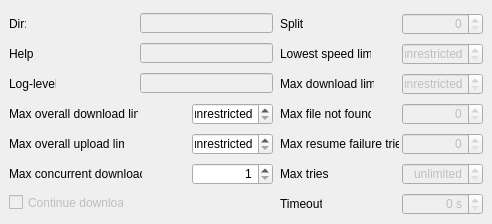
     <widget class="QWidget" name="tab">
      <attribute name="title">
       <string>Basic</string>
      </attribute>
      <widget class="QLabel" name="label_2">
       <property name="geometry">
        <rect>
         <x>9</x>
         <y>43</y>
         <width>25</width>
         <height>22</height>
        </rect>
       </property>
       <property name="text">
        <string>Help:</string>
       </property>
       <property name="buddy">
        <cstring>lineEdit_Help</cstring>
       </property>
      </widget>
      <widget class="QLineEdit" name="lineEdit_Help">
       <property name="enabled">
        <bool>false</bool>
       </property>
       <property name="geometry">
        <rect>
         <x>140</x>
         <y>43</y>
         <width>133</width>
         <height>20</height>
        </rect>
       </property>
      </widget>
      <widget class="QLabel" name="label_8">
       <property name="geometry">
        <rect>
         <x>280</x>
         <y>43</y>
         <width>91</width>
         <height>22</height>
        </rect>
       </property>
       <property name="text">
        <string>Lowest speed limit:</string>
       </property>
       <property name="buddy">
        <cstring>spinBox_LowestSpeedLimit</cstring>
       </property>
      </widget>
      <widget class="QSpinBox" name="spinBox_LowestSpeedLimit">
       <property name="enabled">
        <bool>false</bool>
       </property>
       <property name="geometry">
        <rect>
         <x>402</x>
         <y>43</y>
         <width>81</width>
         <height>22</height>
        </rect>
       </property>
       <property name="alignment">
        <set>Qt::AlignRight|Qt::AlignTrailing|Qt::AlignVCenter</set>
       </property>
       <property name="specialValueText">
        <string>unrestricted</string>
       </property>
       <property name="suffix">
        <string> KiB/s</string>
       </property>
      </widget>
      <widget class="QLabel" name="label_3">
       <property name="geometry">
        <rect>
         <x>9</x>
         <y>73</y>
         <width>47</width>
         <height>22</height>
        </rect>
       </property>
       <property name="text">
        <string>Log-level:</string>
       </property>
       <property name="buddy">
        <cstring>lineEdit_LogLevel</cstring>
       </property>
      </widget>
      <widget class="QLineEdit" name="lineEdit_LogLevel">
       <property name="enabled">
        <bool>false</bool>
       </property>
       <property name="geometry">
        <rect>
         <x>140</x>
         <y>73</y>
         <width>133</width>
         <height>20</height>
        </rect>
       </property>
      </widget>
      <widget class="QLabel" name="label_9">
       <property name="geometry">
        <rect>
         <x>280</x>
         <y>73</y>
         <width>94</width>
         <height>22</height>
        </rect>
       </property>
       <property name="text">
        <string>Max download limit:</string>
       </property>
       <property name="buddy">
        <cstring>spinBox_MaxDownloadLimit</cstring>
       </property>
      </widget>
      <widget class="QSpinBox" name="spinBox_MaxDownloadLimit">
       <property name="enabled">
        <bool>false</bool>
       </property>
       <property name="geometry">
        <rect>
         <x>402</x>
         <y>73</y>
         <width>81</width>
         <height>22</height>
        </rect>
       </property>
       <property name="alignment">
        <set>Qt::AlignRight|Qt::AlignTrailing|Qt::AlignVCenter</set>
       </property>
       <property name="specialValueText">
        <string>unrestricted</string>
       </property>
       <property name="suffix">
        <string> KiB/s</string>
       </property>
      </widget>
      <widget class="QLabel" name="label_4">
       <property name="geometry">
        <rect>
         <x>9</x>
         <y>103</y>
         <width>129</width>
         <height>22</height>
        </rect>
       </property>
       <property name="text">
        <string>Max overall download limit:</string>
       </property>
       <property name="buddy">
        <cstring>spinBox_MaxOverallDownloadLimit</cstring>
       </property>
      </widget>
      <widget class="QSpinBox" name="spinBox_MaxOverallDownloadLimit">
       <property name="geometry">
        <rect>
         <x>192</x>
         <y>103</y>
         <width>81</width>
         <height>22</height>
        </rect>
       </property>
       <property name="alignment">
        <set>Qt::AlignRight|Qt::AlignTrailing|Qt::AlignVCenter</set>
       </property>
       <property name="specialValueText">
        <string>unrestricted</string>
       </property>
       <property name="suffix">
        <string> KiB/s</string>
       </property>
       <property name="maximum">
        <number>65535</number>
       </property>
      </widget>
      <widget class="QLabel" name="label_10">
       <property name="geometry">
        <rect>
         <x>280</x>
         <y>103</y>
         <width>91</width>
         <height>22</height>
        </rect>
       </property>
       <property name="text">
        <string>Max file not found:</string>
       </property>
       <property name="buddy">
        <cstring>spinBox_MaxFileNotFound</cstring>
       </property>
      </widget>
      <widget class="QSpinBox" name="spinBox_MaxFileNotFound">
       <property name="enabled">
        <bool>false</bool>
       </property>
       <property name="geometry">
        <rect>
         <x>402</x>
         <y>103</y>
         <width>81</width>
         <height>22</height>
        </rect>
       </property>
       <property name="alignment">
        <set>Qt::AlignRight|Qt::AlignTrailing|Qt::AlignVCenter</set>
       </property>
      </widget>
      <widget class="QLabel" name="label_5">
       <property name="geometry">
        <rect>
         <x>9</x>
         <y>133</y>
         <width>115</width>
         <height>22</height>
        </rect>
       </property>
       <property name="text">
        <string>Max overall upload limit:</string>
       </property>
       <property name="buddy">
        <cstring>spinBox_MaxOverallUploadLimit</cstring>
       </property>
      </widget>
      <widget class="QSpinBox" name="spinBox_MaxOverallUploadLimit">
       <property name="geometry">
        <rect>
         <x>192</x>
         <y>133</y>
         <width>81</width>
         <height>22</height>
        </rect>
       </property>
       <property name="alignment">
        <set>Qt::AlignRight|Qt::AlignTrailing|Qt::AlignVCenter</set>
       </property>
       <property name="specialValueText">
        <string>unrestricted</string>
       </property>
       <property name="suffix">
        <string> KiB/s</string>
       </property>
       <property name="maximum">
        <number>65535</number>
       </property>
      </widget>
      <widget class="QLabel" name="label_11">
       <property name="geometry">
        <rect>
         <x>280</x>
         <y>133</y>
         <width>119</width>
         <height>22</height>
        </rect>
       </property>
       <property name="text">
        <string>Max resume failure tries:</string>
       </property>
       <property name="buddy">
        <cstring>spinBox_MaxResumeFailureTries</cstring>
       </property>
      </widget>
      <widget class="QSpinBox" name="spinBox_MaxResumeFailureTries">
       <property name="enabled">
        <bool>false</bool>
       </property>
       <property name="geometry">
        <rect>
         <x>402</x>
         <y>133</y>
         <width>81</width>
         <height>22</height>
        </rect>
       </property>
       <property name="alignment">
        <set>Qt::AlignRight|Qt::AlignTrailing|Qt::AlignVCenter</set>
       </property>
      </widget>
      <widget class="QLabel" name="label_6">
       <property name="geometry">
        <rect>
         <x>9</x>
         <y>163</y>
         <width>133</width>
         <height>22</height>
        </rect>
       </property>
       <property name="text">
        <string>Max concurrent downloads:</string>
       </property>
       <property name="buddy">
        <cstring>spinBox_MaxConcurrentDownloads</cstring>
       </property>
      </widget>
      <widget class="QSpinBox" name="spinBox_MaxConcurrentDownloads">
       <property name="geometry">
        <rect>
         <x>192</x>
         <y>163</y>
         <width>81</width>
         <height>22</height>
        </rect>
       </property>
       <property name="alignment">
        <set>Qt::AlignRight|Qt::AlignTrailing|Qt::AlignVCenter</set>
       </property>
       <property name="suffix">
        <string/>
       </property>
       <property name="minimum">
        <number>1</number>
       </property>
       <property name="maximum">
        <number>256</number>
       </property>
       <property name="value">
        <number>1</number>
       </property>
      </widget>
      <widget class="QLabel" name="label_12">
       <property name="geometry">
        <rect>
         <x>280</x>
         <y>163</y>
         <width>48</width>
         <height>22</height>
        </rect>
       </property>
       <property name="text">
        <string>Max tries:</string>
       </property>
       <property name="buddy">
        <cstring>spinBox_MaxTries</cstring>
       </property>
      </widget>
      <widget class="QCheckBox" name="checkBox_ContinueDownload">
       <property name="enabled">
        <bool>false</bool>
       </property>
       <property name="geometry">
        <rect>
         <x>9</x>
         <y>194</y>
         <width>115</width>
         <height>17</height>
        </rect>
       </property>
       <property name="text">
        <string>Continue download</string>
       </property>
      </widget>
      <widget class="QLabel" name="label_13">
       <property name="geometry">
        <rect>
         <x>280</x>
         <y>193</y>
         <width>42</width>
         <height>22</height>
        </rect>
       </property>
       <property name="text">
        <string>Timeout:</string>
       </property>
       <property name="buddy">
        <cstring>spinBox_Timeout</cstring>
       </property>
      </widget>
      <widget class="QSpinBox" name="spinBox_MaxTries">
       <property name="enabled">
        <bool>false</bool>
       </property>
       <property name="geometry">
        <rect>
         <x>402</x>
         <y>163</y>
         <width>81</width>
         <height>22</height>
        </rect>
       </property>
       <property name="alignment">
        <set>Qt::AlignRight|Qt::AlignTrailing|Qt::AlignVCenter</set>
       </property>
       <property name="specialValueText">
        <string>unlimited</string>
       </property>
      </widget>
      <widget class="QSpinBox" name="spinBox_Timeout">
       <property name="enabled">
        <bool>false</bool>
       </property>
       <property name="geometry">
        <rect>
         <x>402</x>
         <y>193</y>
         <width>81</width>
         <height>22</height>
        </rect>
       </property>
       <property name="alignment">
        <set>Qt::AlignRight|Qt::AlignTrailing|Qt::AlignVCenter</set>
       </property>
       <property name="suffix">
        <string> s</string>
       </property>
      </widget>
      <widget class="QSpinBox" name="spinBox_Split">
       <property name="enabled">
        <bool>false</bool>
       </property>
       <property name="geometry">
        <rect>
         <x>402</x>
         <y>13</y>
         <width>81</width>
         <height>22</height>
        </rect>
       </property>
       <property name="alignment">
        <set>Qt::AlignRight|Qt::AlignTrailing|Qt::AlignVCenter</set>
       </property>
      </widget>
      <widget class="QLabel" name="label_7">
       <property name="geometry">
        <rect>
         <x>280</x>
         <y>13</y>
         <width>24</width>
         <height>22</height>
        </rect>
       </property>
       <property name="text">
        <string>Split:</string>
       </property>
       <property name="buddy">
        <cstring>spinBox_Split</cstring>
       </property>
      </widget>
      <widget class="QLineEdit" name="lineEdit_Dir">
       <property name="enabled">
        <bool>false</bool>
       </property>
       <property name="geometry">
        <rect>
         <x>140</x>
         <y>13</y>
         <width>133</width>
         <height>20</height>
        </rect>
       </property>
      </widget>
      <widget class="QLabel" name="label">
       <property name="geometry">
        <rect>
         <x>9</x>
         <y>13</y>
         <width>17</width>
         <height>22</height>
        </rect>
       </property>
       <property name="text">
        <string>Dir:</string>
       </property>
       <property name="buddy">
        <cstring>lineEdit_Dir</cstring>
       </property>
      </widget>
     </widget>
